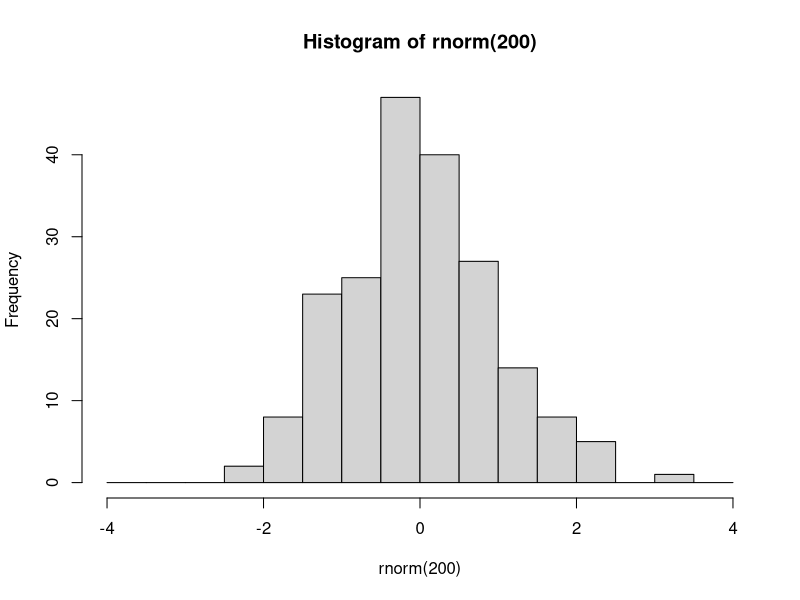
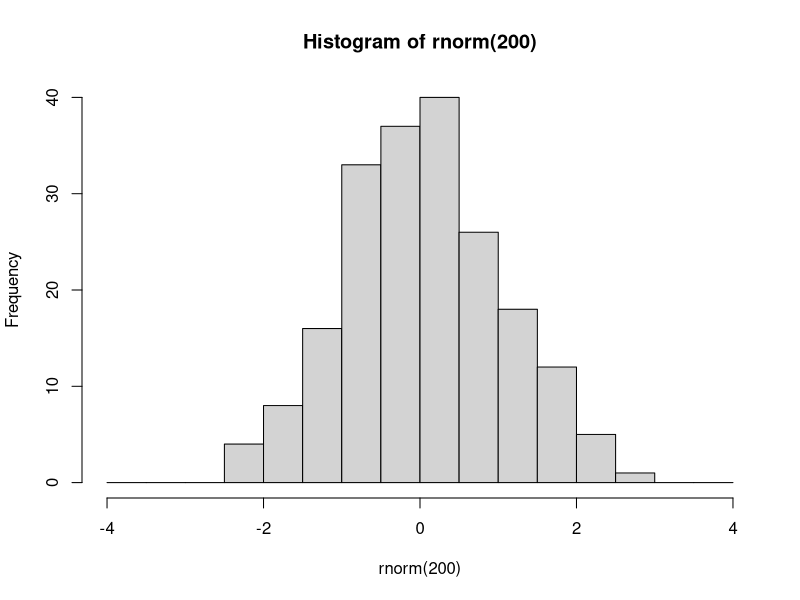

Reproduce these figures in R, in order.
###################################
###################################
########                   ########
########   Data Science 1  ########
########       Lab 5       ######## 
########  07th Nov. 2023   ########
########                   ########
###################################
###################################

## Welcome to lab #5. Today will be an introduction to the tidyverse, specifically dplyr and ggplot2




#####################
####    Pipes    ####
#####################

# The pipe operator looks like this: |>
# It signifies: take the element on the left and use it as the first argument in the function on the right

# Example
set.seed(123)
hist(rnorm(200), breaks=seq(-4,4,0.5))
# is equivalent to

rnorm(200) |> hist(breaks=seq(-4,4,0.5))

# The purpose of the pipe is mostly aesthetic, in particular to avoid large numbers of parentheses when something needs to be transformed using multiple functions:



### 1.1 Rewrite the following expression using pipes:
set.seed(123)
round(sqrt(log(runif(10,1,10))),2)

set.seed(123)
object_name <- 10 |> runif(1,10) |> log() |> sqrt() |> round(2)
object_name  

'Hello World' -> object
function(x)sum(x)/length(x = ) -> func
View(func)
# Pipes were initially created in a package called magrittr, part of the 'tidyverse' group of packages

########################
####    IF/ELSE    ####
########################
x <- sample(0:10, 1)
if (x>5){ 
  print('HIGH')
  y <- x*2
  print(c(x,y))
}else {
   print('LOW')
}
x

ifelse(sample(0:10,1)>5,print('HIGH'),print('LOW'))
########################
####    Packages    ####
########################

# Packages are essentially environments full of functions and/or objects which aren't loaded into R by default, but must be first installed (generally from a repository called CRAN), and then loaded

# Here we will install tidyverse, which is not one but a series of packages written by the same group of people, which share a number of syntactical features

install.packages('tidyverse')

# After you have installed tidyverse into your packages, you must also load it into your environment

library(tidyverse)

# You will only have to install a package once. However, every time you start fresh in a new R environment, you will have to load the packages you need again.

#########################
####    TIDYVERSE    ####
#########################

# The tidyverse encompasses a very large number of packages, and is fairly powerful (in that you can do a lot using tidyverse packages)
# However, you DO NOT need to use tidyverse exclusively! I mostly don't use it, for example, preferring to stick to base R except for a few functionalities.

# Downsides of tidyverse include: unique syntax which is very different from other programming languages such as python
# 'Black box' functions that have specific purposes that must be remembered, as opposed to more general-purpose functions in base R
# Often actually more verbose than base R (ie. requires more lines of code to do the same thing)
# Using tidyverse is a matter of preference!

# The pipe operator was originally introduced in the tidyverse package magrittr. 
# The tidyverse pipe operator looks like this: %>%

set.seed(123)
runif(10,1,10) %>% 
  log() %>%
  sqrt() %>%
  round(2)

# In this class we will look at 2 important tidyverse packages.
# The first is dplyr, which is used to manipulate and transform data.
# Then we will start learning ggplot2, which is used for plotting and data visualisation

#####################
####    dplyr    ####
#####################

# The philosophy behind dplyr is that every data transformation can be done using a function, and multiple transformations can be done by piping an object through multiple functions
# For example, in dplyr we no longer use indexing.
# Instead we use the functions 'select', to choose specific columns in a data frame, and 'filter', to choose specific rows.

data(mtcars)

# so instead of:
mtcars[mtcars$cyl == 6, 1:5]
# we would write:
mtcars %>%
  filter(cyl==6) %>%
  select(1:5)

### 2.1
# using select() and filter(), create a new database of cars that are over 4000 lbs in weight, retaining only the wt and mpg columns. Save this database to an object called 'df'.
mtcars %>%  
  filter(wt>4) %>% 
  select(mpg,wt) -> df

df
# After you have selected the rows and columns you are interested in, you can 
# change the order of the rows using arrange

df %>% arrange(wt)

df %>% arrange(desc(wt))


# To change variables, we can use mutate()
df <- df %>% mutate(wt_kg=wt*453.592,
                    km_per_l = mpg*1.60934/3.78541)
df
# And we can use ifelse() within mutate()
mtcars <- mtcars %>%
            mutate(wt_class = ifelse(wt>=4, 'Oversized','Standard'))
mtcars
# We can even do a sultiple ifelse statment using case_when()
mtcars <- mtcars %>%
            mutate(
              efficiency = case_when(
                mpg<=15 ~ 'low',
                mpg>15 & mpg<=20 ~ 'medium',
                mpg>20 ~ 'high'
                ))

mtcars[,c('mpg', 'efficiency')]
# Next, summarise (or summarize) is a useful function which collapses a dataframe into a single row and can calculate summary statistics, eg:

mtcars %>% 
  summarise(
    mean_wt = mean(wt),
    sd_wt = sd(wt),
    n = length(mpg)
  )

# We can also use summarise to collapse a data frame not into one single row, but into as many rows as we have groups of interest. 
# To do this, first we need to use group_by()

mtcars %>% group_by(efficiency)

# You'll notice that this automatically changes the data frame into a new kind of object, called a tibble.
# Tibbles are basically tidyverse dataframes, that display information slightly differently, and are a bit more particular about certain things like not wanting empty cells.
# Tibbles can also be grouped, which allows for further operations down the line
# For example:

mtcars %>% 
  group_by(efficiency) %>%
  summarise(
    wt_kg=mean(wt),
    n=length(hp)
  ) %>%
  arrange(
    c('high','medium','low')
  ) %>%
  ungroup()-> summary_table_efficiency

View(summary_table_efficiency)
# You can group by multiple variables

mtcars %>% 
  group_by(efficiency,cyl) %>%
  summarise(
    wt_kg=mean(wt),
    n=length(hp)
  )

# After grouping a tibble, remember to ungroup it later using ungroup(), or you may have issues down the line.

# 3.1
data(iris)
View(iris)
# using the dplyr functions do the following:
# create a new column called Petal.Area which is the product of the petal width and petal length columns.
# For each of the different species of iris, present the mean and standard deviation for the sepal length, sepal width, and petal area, as well as the number of samples (n)
# Order this database in decreasing order of average petal area.
dff <- iris %>% mutate(Petal.Area=Petal.Length*Petal.Width) %>%
                group_by(Species) %>%
                summarise(
                  mn_sepal_length=mean(Sepal.Length),
                  sd_sepal_length=sd(Sepal.Length),
                  mn_sepal_width=mean(Sepal.Width),
                  sd_sepal_width=sd(Sepal.Width),
                  mn_petal_area=mean(Petal.Area),
                  sd_petal_area=sd(Petal.Area),
                  n=n()
                ) %>%
                arrange(desc(mn_petal_area))

View(dff)
?sd


#######################
####    ggplot2    ####
#######################

# ggplot2 is the tidyverse graphics package, and one of the most popular data visualization tools that currently exists

# ggplot2 syntax is based on the so-called 'Grammar of Graphics', where different elements of a graph are added sequentially in layers

# The gold standard resource for learning ggplot2 is Hadley Wickham's 'ggplot2: Elegant graphics for data analysis'
# which is available for FREE here: https://ggplot2-book.org/

# I can provide no better introduction to ggplot2 than the 'First Steps' section of this book. 

# You can also find a cheat sheet here: https://rstudio.github.io/cheatsheets/html/data-visualization.html


# MIDTERM revisions:

# summary statistics

# Probabilities and distributions

# Null hypothesis significance tests - specifically t-tests

# P-values and confidence intervals

# Data standardization (scaling, centering, z-scoring)

# Data manipulation and visualisation


